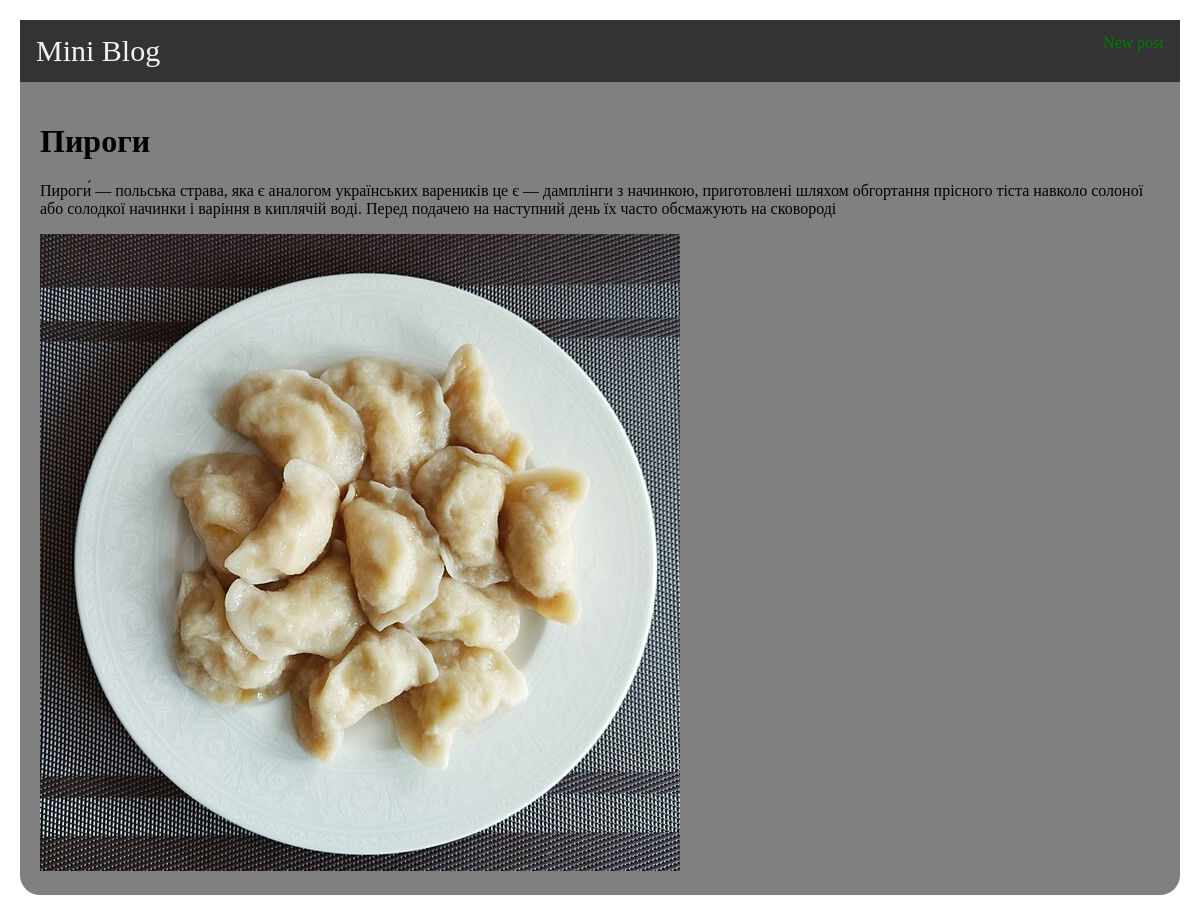
/post/6, run on the app's committed database.
### blog/models.py (models this page shows, shortened)
class Post(models.Model):
    title = models.CharField(max_length=200)
    content = models.TextField()
    date_created = models.DateTimeField(auto_now_add=True)
    image = models.ImageField(upload_to='image/', blank=True, null=True)
    def __str__(self):
        return self.title

### blog/views.py (the view)
# urls.py: path('post/<int:pk>', views.DetailPost.as_view(), name='post'),
class DetailPost(DetailView):
    template_name = 'detail_post.html'
    model = Post

### templates/detail_post.html (shortened to what this page needs)
{% extends 'default.html' %}
{% block content %}
    <h1>{{ post.title }}</h1>
    <p>{{ post.content }}</p>
    <img src="{{post.image.url}}">
{% endblock %}

### templates/default.html (style rules this page uses)
body { margin: 20px; }

### data on the page
Post: title "Пироги", content "Пироги́ — польська страва, яка є аналогом українських вареників це є — дамплінги з начинкою, приготовлені шляхом обгортання прісного тіста навколо солоної або солодкої начинки і варіння в киплячій воді. Перед подачею на наступний день їх часто обсмажують на сковороді", image (picture)
